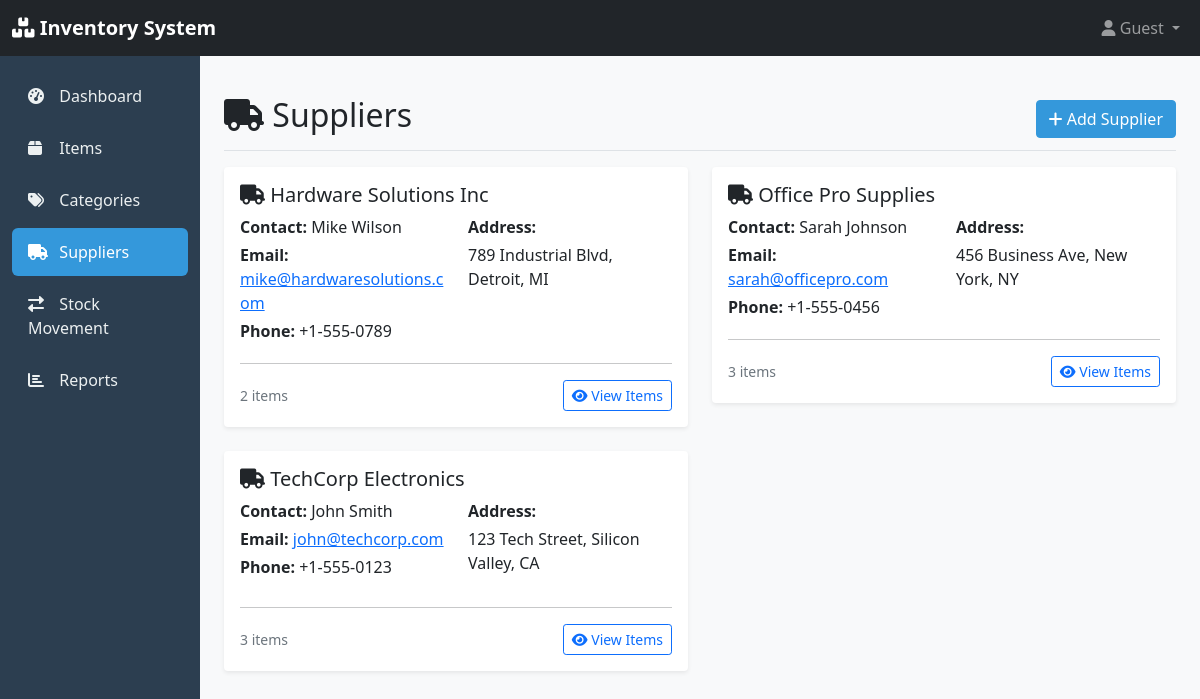
Before: /inventory/suppliers/ with the older database file.
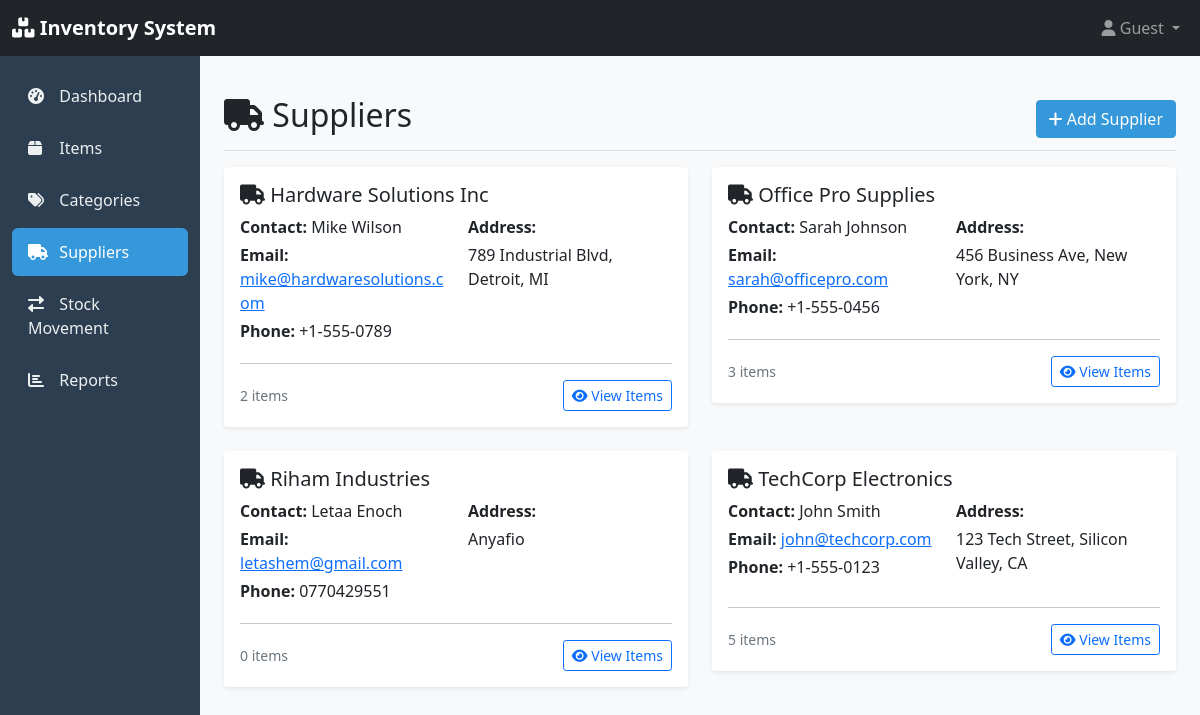
After: the same page with the newer database file.
### inventory/models.py (models this page shows, shortened)
class Supplier(models.Model):
    name = models.CharField(max_length=200)
    contact_person = models.CharField(max_length=100, blank=True)
    email = models.EmailField(blank=True)
    phone = models.CharField(max_length=20, blank=True)
    address = models.TextField(blank=True)
    created_at = models.DateTimeField(auto_now_add=True)
    updated_at = models.DateTimeField(auto_now=True)
    class Meta:
        ordering = ['name']

### inventory/views.py (the view)
# urls.py: path('suppliers/', views.supplier_list, name='supplier_list'),
def supplier_list(request):
    suppliers = Supplier.objects.prefetch_related('items').all()
    return render(request, 'inventory/supplier_list.html', {'suppliers': suppliers})

### inventory/templates/inventory/supplier_list.html (shortened to what this page needs)
{% extends 'inventory/base.html' %}
{% block content %}
<div class="d-flex justify-content-between flex-wrap flex-md-nowrap align-items-center pt-3 pb-2 mb-3 border-bottom">
    <h1 class="h2">
        <i class="fas fa-truck"></i>
        Suppliers
    </h1>
    <div class="btn-toolbar mb-2 mb-md-0">
        <a href="{% url 'inventory:supplier_create' %}" class="btn btn-primary">
            <i class="fas fa-plus"></i> Add Supplier
        </a>
    </div>
</div>
<div class="row">
    {% for supplier in suppliers %}
        <div class="col-md-6 mb-4">
            <div class="card">
                <div class="card-body">
                    <h5 class="card-title">
                        <i class="fas fa-truck"></i>
                        {{ supplier.name }}
                    </h5>
                    <div class="row">
                        <div class="col-md-6">
                            {% if supplier.contact_person %}
                                <p class="mb-1">
                                    <strong>Contact:</strong> {{ supplier.contact_person }}
                                </p>
                            {% endif %}
                            {% if supplier.email %}
                                <p class="mb-1">
                                    <strong>Email:</strong>
                                    <a href="mailto:{{ supplier.email }}">{{ supplier.email }}</a>
                                </p>
                            {% endif %}
                            {% if supplier.phone %}
                                <p class="mb-1">
                                    <strong>Phone:</strong> {{ supplier.phone }}
                                </p>
                            {% endif %}
                        </div>
                        <div class="col-md-6">
                            {% if supplier.address %}
                                <p class="mb-1">
                                    <strong>Address:</strong><br>
                                    {{ supplier.address|linebreaks }}
                                </p>
                            {% endif %}
                        </div>
                    </div>
                    <hr>
                    <div class="d-flex justify-content-between align-items-center">
                        <small class="text-muted">
                            {{ supplier.items.count }} item{{ supplier.items.count|pluralize }}
                        </small>
                        <div class="btn-group btn-group-sm">
                            <a href="{% url 'inventory:item_list' %}?supplier={{ supplier.id }}"
                               class="btn btn-outline-primary">
                                <i class="fas fa-eye"></i> View Items
                            </a>
                        </div>
                    </div>
                </div>
            </div>
        </div>
    {% endfor %}
</div>
{% endblock %}

Changed rows visible on the page:
added Supplier: name "Riham Industries", contact_person "Letaa Enoch", email "letashem@gmail.com", phone "0770429551", address "Anyafio", items.count "0"
computed for Supplier "TechCorp Electronics": items.count "3" → "5"
